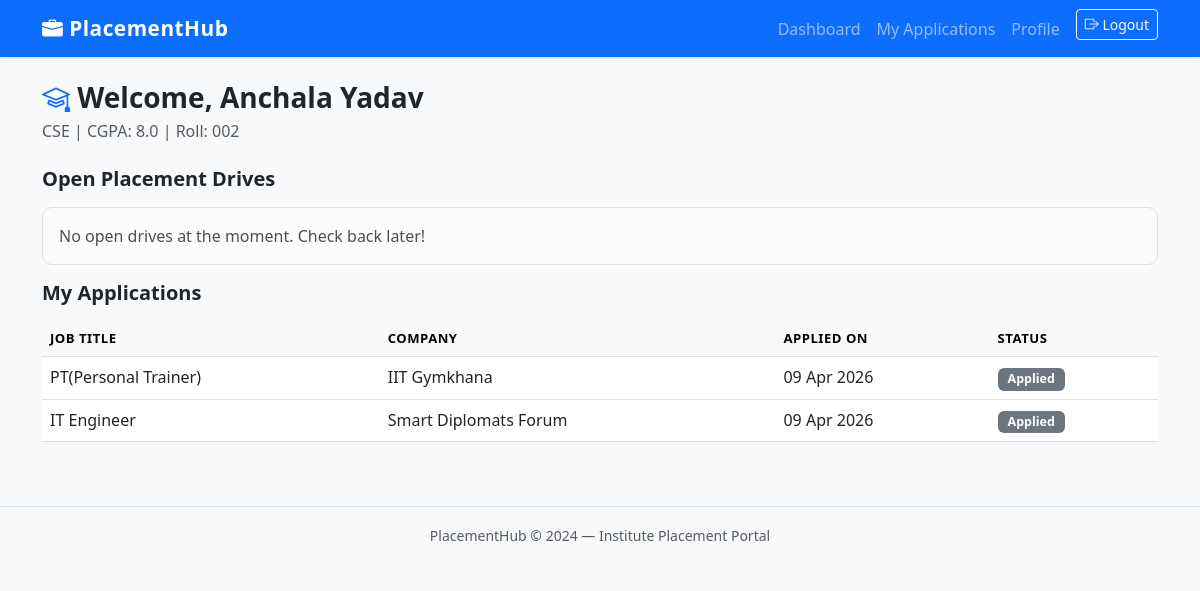
/student/dashboard (signed in), run on the app's committed database.
### app/models.py (models this page shows)
class Student(db.Model):
    __tablename__ = 'student'
    id = db.Column(db.Integer, primary_key=True)
    user_id = db.Column(db.Integer, db.ForeignKey('user.id'), nullable=False)
    full_name = db.Column(db.String(100), nullable=False)
    roll_number = db.Column(db.String(50), unique=True, nullable=False)
    department = db.Column(db.String(100))
    cgpa = db.Column(db.Float)
    phone = db.Column(db.String(20))
    resume_filename = db.Column(db.String(200))  # uploaded file name
    applications = db.relationship('Application', backref='student', lazy=True)

class Application(db.Model):
    __tablename__ = 'application'
    id = db.Column(db.Integer, primary_key=True)
    student_id = db.Column(db.Integer, db.ForeignKey('student.id'), nullable=False)
    drive_id = db.Column(db.Integer, db.ForeignKey('placement_drive.id'), nullable=False)
    applied_at = db.Column(db.DateTime, default=datetime.utcnow)
    status = db.Column(db.String(20), default='applied')
    __table_args__ = (
        db.UniqueConstraint('student_id', 'drive_id', name='unique_application'),
    )

class PlacementDrive(db.Model):
    __tablename__ = 'placement_drive'
    id = db.Column(db.Integer, primary_key=True)
    company_id = db.Column(db.Integer, db.ForeignKey('company.id'), nullable=False)
    job_title = db.Column(db.String(150), nullable=False)
    job_description = db.Column(db.Text, nullable=False)
    eligibility_criteria = db.Column(db.Text)
    package_lpa = db.Column(db.Float)  # salary in LPA
    location = db.Column(db.String(100))
    application_deadline = db.Column(db.Date, nullable=False)
    status = db.Column(db.String(20), default='pending')
    created_at = db.Column(db.DateTime, default=datetime.utcnow)
    applications = db.relationship('Application', backref='drive', lazy=True)

class Company(db.Model):
    __tablename__ = 'company'
    id = db.Column(db.Integer, primary_key=True)
    user_id = db.Column(db.Integer, db.ForeignKey('user.id'), nullable=False)
    company_name = db.Column(db.String(150), nullable=False)
    hr_contact = db.Column(db.String(100))
    website = db.Column(db.String(200))
    description = db.Column(db.Text)
    approval_status = db.Column(db.String(20), default='pending')
    drives = db.relationship('PlacementDrive', backref='company', lazy=True)

### app/student.py (the view)
@student.route('/dashboard')
@login_required
@student_required
def dashboard():
    s = get_student()
    today = date.today()
    available_drives = PlacementDrive.query.filter(
        PlacementDrive.status == 'approved',
        PlacementDrive.application_deadline >= today
    ).all()
    my_applications = Application.query.filter_by(student_id=s.id).all()
    applied_drive_ids = {app.drive_id for app in my_applications}
    return render_template('student/dashboard.html',
                           student=s,
                           available_drives=available_drives,
                           my_applications=my_applications,
                           applied_drive_ids=applied_drive_ids)

### app/models.py (called while the page is built)
@login_manager.user_loader
def load_user(user_id):
    return User.query.get(int(user_id))

### app/student.py (called while the page is built)
def student_required(f):
    @wraps(f)
    def decorated(*args, **kwargs):
        if not current_user.is_authenticated or current_user.role != 'student':
            flash('Student access required.', 'danger')
            return redirect(url_for('auth.login'))
        return f(*args, **kwargs)
    return decorated

def get_student():
    return Student.query.filter_by(user_id=current_user.id).first()

### app/templates/student/dashboard.html (shortened to what this page needs)
{% extends 'base.html' %}
{% block content %}
<h3 class="fw-bold mb-1"><i class="bi bi-mortarboard text-primary"></i> Welcome, {{ student.full_name }}</h3>
<p class="text-muted mb-4">{{ student.department }} | CGPA: {{ student.cgpa or 'N/A' }} | Roll: {{ student.roll_number }}</p>
<h5 class="fw-semibold mb-3">Open Placement Drives</h5>
{% if available_drives %}
<div class="row g-3 mb-5">
    {% for drive in available_drives %}
    <div class="col-md-6">
        <div class="card border-0 shadow-sm h-100">
            <div class="card-body">
                <div class="d-flex justify-content-between align-items-start">
                    <div>
                        <h5 class="fw-bold mb-1">{{ drive.job_title }}</h5>
                        <p class="text-muted small mb-1">
                            <i class="bi bi-building"></i> {{ drive.company.company_name }}
                        </p>
                        <p class="text-muted small mb-1">
                            <i class="bi bi-geo-alt"></i> {{ drive.location or 'Not specified' }} &nbsp;
                            <i class="bi bi-currency-rupee"></i> {{ drive.package_lpa ~ ' LPA' if drive.package_lpa else 'Not disclosed' }}
                        </p>
                        <p class="text-muted small">
                            <i class="bi bi-calendar"></i> Deadline: {{ drive.application_deadline.strftime('%d %b %Y') }}
                        </p>
                        {% if drive.eligibility_criteria %}
                        <p class="small text-secondary"><strong>Eligibility:</strong> {{ drive.eligibility_criteria }}</p>
                        {% endif %}
                    </div>
                </div>
                {% if drive.id in applied_drive_ids %}
                    <span class="badge bg-success mt-2"><i class="bi bi-check-circle"></i> Applied</span>
                {% else %}
                    <form method="POST" action="{{ url_for('student.apply', drive_id=drive.id) }}" class="mt-2">
                        <button type="submit" class="btn btn-primary btn-sm">
                            <i class="bi bi-send"></i> Apply Now
                        </button>
                    </form>
                {% endif %}
            </div>
        </div>
    </div>
    {% endfor %}
</div>
{% else %}
<div class="alert alert-light border">No open drives at the moment. Check back later!</div>
{% endif %}
<h5 class="fw-semibold mb-3">My Applications</h5>
{% if my_applications %}
<div class="table-responsive">
<table class="table table-hover">
    <thead class="table-light">
        <tr>
            <th>Job Title</th>
            <th>Company</th>
            <th>Applied On</th>
            <th>Status</th>
        </tr>
    </thead>
    <tbody>
        {% for app in my_applications %}
        <tr>
            <td>{{ app.drive.job_title }}</td>
            <td>{{ app.drive.company.company_name }}</td>
            <td>{{ app.applied_at.strftime('%d %b %Y') }}</td>
            <td>
                <span class="badge
                    {% if app.status == 'selected' %}bg-success
                    {% elif app.status == 'shortlisted' %}bg-primary
                    {% elif app.status == 'rejected' %}bg-danger
                    {% else %}bg-secondary{% endif %}">
                    {{ app.status|capitalize }}
                </span>
            </td>
        </tr>
        {% endfor %}
    </tbody>
</table>
</div>
{% else %}
<div class="alert alert-light border">You haven't applied to any drives yet.</div>
{% endif %}
{% endblock %}

### app/templates/base.html (shortened to what this page needs)
<!DOCTYPE html>
<html lang="en">
<head>
    <link href="https://cdn.jsdelivr.net/npm/bootstrap@5.3.0/dist/css/bootstrap.min.css" rel="stylesheet">
    <link href="https://cdn.jsdelivr.net/npm/bootstrap-icons@1.10.5/font/bootstrap-icons.css" rel="stylesheet">
    <link rel="stylesheet" href="{{ url_for('static', filename='css/style.css') }}">
</head>
<body>
<nav class="navbar navbar-expand-lg navbar-dark bg-primary shadow-sm">
    <div class="container">
        <a class="navbar-brand fw-bold" href="{{ url_for('auth.index') }}">
            <i class="bi bi-briefcase-fill"></i> PlacementHub
        </a>
        <div class="collapse navbar-collapse" id="navbarNav">
            {% if current_user.is_authenticated %}
            <ul class="navbar-nav ms-auto">
                {% if current_user.role == 'admin' %}
                <li class="nav-item"><a class="nav-link" href="{{ url_for('admin.dashboard') }}">Dashboard</a></li>
                <li class="nav-item"><a class="nav-link" href="{{ url_for('admin.students') }}">Students</a></li>
                <li class="nav-item"><a class="nav-link" href="{{ url_for('admin.companies') }}">Companies</a></li>
                <li class="nav-item"><a class="nav-link" href="{{ url_for('admin.drives') }}">Drives</a></li>
                {% elif current_user.role == 'student' %}
                <li class="nav-item"><a class="nav-link" href="{{ url_for('student.dashboard') }}">Dashboard</a></li>
                <li class="nav-item"><a class="nav-link" href="{{ url_for('student.history') }}">My Applications</a></li>
                <li class="nav-item"><a class="nav-link" href="{{ url_for('student.profile') }}">Profile</a></li>
                {% endif %}
                <li class="nav-item ms-2">
                    <a class="btn btn-outline-light btn-sm" href="{{ url_for('auth.logout') }}">
                        <i class="bi bi-box-arrow-right"></i> Logout
                    </a>
                </li>
            </ul>
            {% else %}
            <ul class="navbar-nav ms-auto">
                <li class="nav-item"><a class="nav-link" href="{{ url_for('auth.login') }}">Login</a></li>
                <li class="nav-item"><a class="nav-link" href="{{ url_for('auth.register') }}">Register</a></li>
            </ul>
            {% endif %}
        </div>
    </div>
</nav>
<div class="container mt-4 mb-5">
    {% block content %}{% endblock %}
</div>
<footer class="bg-light text-center text-muted py-3 mt-5 border-top">
    <small>PlacementHub &copy; 2024 — Institute Placement Portal</small>
</footer>
</body>
</html>

### app/static/css/style.css (style rules this page uses)
body { background-color: #f8f9fa; font-family: 'Segoe UI', system-ui, sans-serif; }
.navbar-brand { font-size: 1.3rem; letter-spacing: 0.5px; }
.table th { font-size: 0.82rem; letter-spacing: 0.5px; text-transform: uppercase; }
.badge { font-size: 0.78rem; padding: 5px 10px; }
.alert { border-radius: 10px; }

### data on the page
Student: full_name "Anchala Yadav", department "CSE", cgpa "8.0", roll_number "002"
Application: drive.job_title "PT(Personal Trainer)", drive.company.company_name "IIT Gymkhana", applied_at "09 Apr 2026", status "Applied"
Application: drive.job_title "IT Engineer", drive.company.company_name "Smart Diplomats Forum", applied_at "09 Apr 2026", status "Applied"
